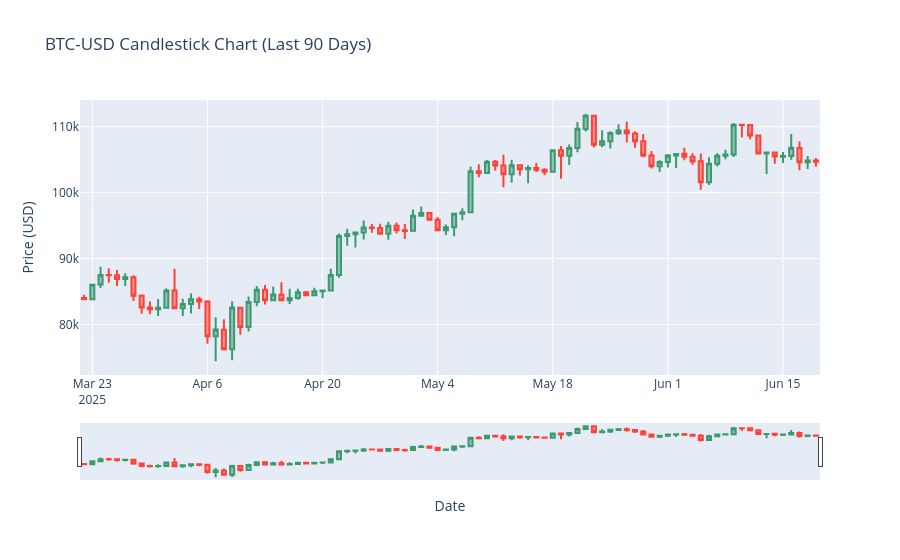

Here is the notebook cell this chart was saved with:
### Markdown cell above
### Candlestick Chart

### Code cell
import plotly.graph_objects as go

frame = 90

# Select last 90 days for better readability
df_candle = df.tail(frame).copy()
df_candle.reset_index(inplace=True)

fig = go.Figure(data=[go.Candlestick(
    x=df_candle['date'],
    open=df_candle['open'],
    high=df_candle['high'],
    low=df_candle['low'],
    close=df_candle['close']
)])
fig.update_layout(title="BTC-USD Candlestick Chart (Last 90 Days)", xaxis_title="Date", yaxis_title="Price (USD)")
fig.show()
